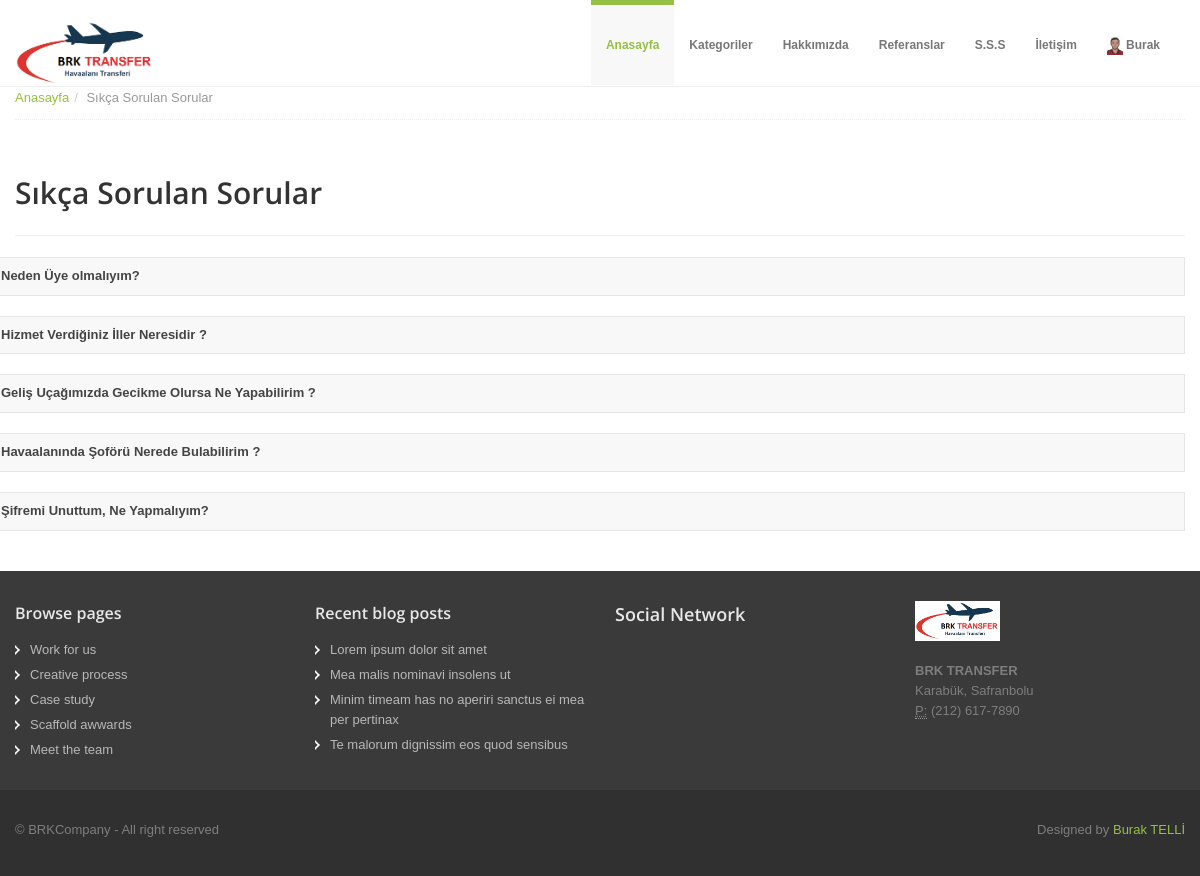
Page /sss/ (signed in) on the committed database.
### home/models.py (models this page shows, shortened)
class UserProfile(models.Model):
    user = models.OneToOneField(User, on_delete=models.CASCADE)
    phone = models.CharField(blank=True, max_length=20)
    address = models.CharField(blank=True, max_length=150)
    city = models.CharField(blank=True, max_length=20)
    country = models.CharField(blank=True, max_length=20)
    image = models.ImageField(blank=True, upload_to='images/users/')
    def image_tag(self):
        return mark_safe('<img src="{}" height="50"/>'.format(self.image.url))
    image_tag.short_description = 'Image'

class Faq(models.Model):
    STATUS = (
        ('True', 'Evet'),
        ('False', 'Hayır'),
    )
    ordernumber = models.IntegerField()
    question = models.CharField(max_length=150)
    answer = models.TextField(max_length=500)
    status = models.CharField(blank=True, max_length=10, choices=STATUS)
    create_at = models.DateTimeField(blank=True, auto_now_add=True)
    update_at = models.DateTimeField(blank=True, auto_now=True)

### home/views.py (the view)
# urls.py: path('sss/', views.faq, name='faq'),
def faq(request):
    current_user = request.user
    category = Category.objects.all()
    profile = UserProfile.objects.get(user_id=current_user.id)
    faq = Faq.objects.all().order_by('ordernumber')
    context = {
        'category': category,
        'profile': profile,
        'faq': faq,
    }
    return render(request, 'faq.html', context)

### home/templates/faq.html (shortened to what this page needs)
{% extends "homebase.html" %}
{% block body %}
<section id="breadcrumb">
    <div class="container">
        <div class="row">
            <div class="span12">
                <ul class="breadcrumb notop">
                    <li><a href="/">Anasayfa</a><span class="divider">/</span></li>
                    <li class="active">Sıkça Sorulan Sorular</li>
                </ul>
            </div>
        </div>
    </div>
</section>
<section id="maincontent">
    <div class="container">
        <h1>Sıkça Sorulan Sorular</h1>
        <hr>
        <div class="row">
            <ul class="portfolio-area da-thumbs">
                {% for rs in faq %}
                <div class="accordion" id="accordion2">
                    <div class="accordion-group">
                        <div class="accordion-heading">
                            <a class="accordion-toggle" data-toggle="collapse" data-parent="#accordion2" href="#{{rs.ordernumber}}">
                                {{rs.question}}
                            </a>
                        </div>
                    </div>
                </div>
                {% endfor %}
            </ul>
        </div>
    </div>
</section>
{% endblock %}

### home/templates/header.html (shortened to what this page needs)
{% load static %}
<header>
  <div class="navbar navbar-fixed-top">
    <div class="navbar-inner">
      <div class="container">
        <a class="brand logo" href="/"><img src="{% static 'assets/img/resim.png'%}" height="140" width="140" alt=""></a>
        <div class="navigation">
          <nav>
            <ul class="nav topnav">
              <li class="dropdown active">
                <a href="/">Anasayfa</a>
              </li>
              <li class="dropdown">
                <a href="#">Kategoriler</a>
                  {% load mptt_tags %}
              </li>
              <li class="dropdown">
                <a href="/hakkimizda">Hakkımızda</a>
              </li>
              <li class="dropdown">
                <a href="/referanslar">Referanslar</a>
              </li>
              <li class="dropdown">
                <a href="/sss">S.S.S</a>
              </li>
              <li class="dropdown">
                <a href="/iletisim">İletişim</a>
              </li>
              <li class="dropdown">
                {% if user.id is not None %}
                <a href="#"><img alt="image" src="{{ profile.image.url }}" style="height: 19px">
                  {{ user.first_name }}</a>
                {% else %}
                <a href="#">Login/Join</a>
                {% endif %}
              </li>
            </ul>
          </nav>
        </div>
      </div>
    </div>
  </div>
</header>

### home/static/assets/css/docs.css (style rules this page uses)
section { padding-top: 30px; }

### home/static/assets/css/style.css (style rules this page uses)
.row { margin-bottom: 20px; }
header .navbar .brand.logo { padding: 0; margin-left: 0; margin-top: 20px; }
.navbar .nav { margin-top: 5px; }
.navbar .nav li.active { margin-top: -5px; }
.navbar .nav li.active a, .navbar .nav li.active a:hover { background: #f8f8f8; }
.navbar ul.topnav { float: right; }
.navbar .nav>li>a { float: none; font-size: 12px; padding: 30px 15px 30px; color: #777777; text-decoration: none; text-shadow: none; font-weight: bold; }
#maincontent { z-index: 1000; margin-top: 0px; }
.portfolio-area { float: left; width: 100%; margin: 0; padding: 0; }
.accordion-heading { background: #f8f8f8; }
.accordion-heading a { outline: none; font-weight: bold; color: #444; }
.accordion-heading { border-bottom: 0; }
.accordion-heading .accordion-toggle { display: block; padding: 8px 15px; text-decoration: none; }
.accordion-toggle { cursor: pointer; }
#breadcrumb .breadcrumb { margin: -30px 0 0 0; border-bottom: 1px dotted #eeeeee; padding-bottom: 10px; }
.breadcrumb>li { display: inline-block; *display: inline; line-height: 1.6em; *zoom: 1; }
.breadcrumb>li>.divider { padding: 0 5px; color: #ccc; }

### home/static/assets/color/default.css (style rules this page uses)
a { color: #94c045; }
.navbar .nav li.active { border-top:5px solid #94c045; }
.navbar .nav li.active a { color:#94c045; }

### home/static/assets/css/overwrite.css (style rules this page uses)
img { max-width: 100%; width: auto\9; height: auto; vertical-align: middle; border: 0; -ms-interpolation-mode: bicubic; }
body { margin: 0; font-family: Tahoma, Arial, sans-serif; font-size: 13px; line-height: 1.6em; color: #666; background-color: #ffffff; }
a { color: #0088cc; text-decoration: none; }
h1, h2, h3, h4, h5, h6 { color:#333; font-family: 'Open Sans', sans-serif; font-weight:600; line-height:1.5em; margin-top:0; margin-bottom:15px; }
h1 { font-size: 30px; }
.navbar .nav li.active a { font-weight:bold; }
.navbar-inner { min-height: 40px; padding-right: 20px; padding-left: 20px; background: #fff; background-image: none; border: none; border-bottom:1px solid #eee; -webkit-border-radius: 0; -moz-border-radius: 0; border-radius: 0; *zoom: 1; -webkit-box-shadow: none; -moz-box-shadow: none; box-shadow: none; }
.navbar-inner { -webkit-border-radius: 0; -moz-border-radius: 0; border-radius: 0; -webkit-box-shadow: none; -moz-box-shadow: none; box-shadow: none; }
.navbar-fixed-top .navbar-inner, .navbar-fixed-bottom .navbar-inner { padding-left: 0; padding-right: 0; -webkit-border-radius: 0; -moz-border-radius: 0; border-radius: 0; }
.navbar-fixed-top { top: 0; }
.navbar-fixed-top .navbar-inner, .navbar-static-top .navbar-inner { -webkit-box-shadow: none; -moz-box-shadow: none; box-shadow: none; }
.navbar .nav > .active > a, .navbar .nav > .active > a:hover, .navbar .nav > .active > a:focus { -webkit-box-shadow: none; -moz-box-shadow: none; box-shadow: none; }
.breadcrumb { padding: 8px 0; background-color: #fff; -webkit-border-radius: 0; -moz-border-radius: 0; border-radius: 0; }
.breadcrumb > li { text-shadow: none; }
.breadcrumb li span { color:#aaa; padding:0 5px; }
.accordion-group { -webkit-border-radius: 0; -moz-border-radius: 0; border-radius: 0; }
.accordion-heading { border-bottom: 0; }

### rows in the picture
UserProfile: image (picture)
Faq: question "Neden Üye olmalıyım?"
Faq: question "Hizmet Verdiğiniz İller Neresidir ?"
Faq: question "Geliş Uçağımızda Gecikme Olursa Ne Yapabilirim ?"
Faq: question "Havaalanında Şoförü Nerede Bulabilirim ?"
Faq: question "Şifremi Unuttum, Ne Yapmalıyım?"

### other values in the picture
{{ user.first_name }} "Burak"
